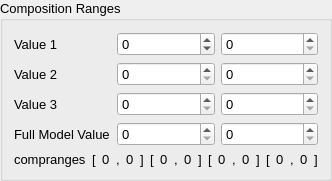
         <widget class="QGroupBox" name="CompRanges">
          <property name="font">
           <font>
            <pointsize>10</pointsize>
           </font>
          </property>
          <property name="title">
           <string>Composition Ranges</string>
          </property>
          <layout class="QVBoxLayout" name="verticalLayout_7">
           <item>
            <layout class="QVBoxLayout" name="verticalLayout_4">
             <item>
              <layout class="QHBoxLayout" name="horizontalLayout_3">
               <item>
                <widget class="QLabel" name="label_80">
                 <property name="text">
                  <string>Value 1</string>
                 </property>
                </widget>
               </item>
               <item>
                <widget class="QSpinBox" name="comp_range">
                 <property name="minimum">
                  <number>-100</number>
                 </property>
                 <property name="maximum">
                  <number>1000</number>
                 </property>
                </widget>
               </item>
               <item>
                <widget class="QSpinBox" name="comp_range_2">
                 <property name="maximum">
                  <number>1000</number>
                 </property>
                </widget>
               </item>
              </layout>
             </item>
             <item>
              <layout class="QHBoxLayout" name="horizontalLayout_5">
               <item>
                <widget class="QLabel" name="label_81">
                 <property name="text">
                  <string>Value 2</string>
                 </property>
                </widget>
               </item>
               <item>
                <widget class="QSpinBox" name="comp_range_3">
                 <property name="maximum">
                  <number>1000</number>
                 </property>
                </widget>
               </item>
               <item>
                <widget class="QSpinBox" name="comp_range_4">
                 <property name="maximum">
                  <number>1000</number>
                 </property>
                </widget>
               </item>
              </layout>
             </item>
             <item>
              <layout class="QHBoxLayout" name="horizontalLayout_7">
               <item>
                <widget class="QLabel" name="label_82">
                 <property name="text">
                  <string>Value 3</string>
                 </property>
                </widget>
               </item>
               <item>
                <widget class="QSpinBox" name="comp_range_5">
                 <property name="maximum">
                  <number>1000</number>
                 </property>
                </widget>
               </item>
               <item>
                <widget class="QSpinBox" name="comp_range_6">
                 <property name="maximum">
                  <number>1000</number>
                 </property>
                </widget>
               </item>
              </layout>
             </item>
             <item>
              <layout class="QHBoxLayout" name="horizontalLayout_10">
               <item>
                <widget class="QLabel" name="label_85">
                 <property name="text">
                  <string>Full Model Value</string>
                 </property>
                </widget>
               </item>
               <item>
                <widget class="QSpinBox" name="comp_range_7">
                 <property name="maximum">
                  <number>1000</number>
                 </property>
                </widget>
               </item>
               <item>
                <widget class="QSpinBox" name="comp_range_8">
                 <property name="maximum">
                  <number>1000</number>
                 </property>
                </widget>
               </item>
              </layout>
             </item>
            </layout>
           </item>
           <item>
            <layout class="QHBoxLayout" name="horizontalLayout_9">
             <item>
              <widget class="QLabel" name="label_40">
               <property name="font">
                <font>
                 <pointsize>10</pointsize>
                </font>
               </property>
               <property name="text">
                <string>compranges</string>
               </property>
              </widget>
             </item>
             <item>
              <layout class="QHBoxLayout" name="horizontalLayout_6">
               <item>
                <widget class="QLabel" name="label_20">
                 <property name="font">
                  <font>
                   <pointsize>10</pointsize>
                  </font>
                 </property>
                 <property name="text">
                  <string>[</string>
                 </property>
                </widget>
               </item>
               <item>
                <widget class="QLabel" name="label_21">
                 <property name="font">
                  <font>
                   <pointsize>10</pointsize>
                  </font>
                 </property>
                 <property name="text">
                  <string>0</string>
                 </property>
                </widget>
               </item>
               <item>
                <widget class="QLabel" name="label_22">
                 <property name="font">
                  <font>
                   <pointsize>10</pointsize>
                  </font>
                 </property>
                 <property name="text">
                  <string>,</string>
                 </property>
                </widget>
               </item>
               <item>
                <widget class="QLabel" name="label_23">
                 <property name="font">
                  <font>
                   <pointsize>10</pointsize>
                  </font>
                 </property>
                 <property name="text">
                  <string>0</string>
                 </property>
                </widget>
               </item>
               <item>
                <widget class="QLabel" name="label_24">
                 <property name="font">
                  <font>
                   <pointsize>10</pointsize>
                  </font>
                 </property>
                 <property name="text">
                  <string>]</string>
                 </property>
                </widget>
               </item>
               <item>
                <widget class="QLabel" name="label_27">
                 <property name="font">
                  <font>
                   <pointsize>10</pointsize>
                  </font>
                 </property>
                 <property name="text">
                  <string>[</string>
                 </property>
                </widget>
               </item>
               <item>
                <widget class="QLabel" name="label_29">
                 <property name="font">
                  <font>
                   <pointsize>10</pointsize>
                  </font>
                 </property>
                 <property name="text">
                  <string>0</string>
                 </property>
                </widget>
               </item>
               <item>
                <widget class="QLabel" name="label_28">
                 <property name="font">
                  <font>
                   <pointsize>10</pointsize>
                  </font>
                 </property>
                 <property name="text">
                  <string>,</string>
                 </property>
                </widget>
               </item>
               <item>
                <widget class="QLabel" name="label_26">
                 <property name="font">
                  <font>
                   <pointsize>10</pointsize>
                  </font>
                 </property>
                 <property name="text">
                  <string>0</string>
                 </property>
                </widget>
               </item>
               <item>
                <widget class="QLabel" name="label_25">
                 <property name="font">
                  <font>
                   <pointsize>10</pointsize>
                  </font>
                 </property>
                 <property name="text">
                  <string>]</string>
                 </property>
                </widget>
               </item>
               <item>
                <widget class="QLabel" name="label_32">
                 <property name="font">
                  <font>
                   <pointsize>10</pointsize>
                  </font>
                 </property>
                 <property name="text">
                  <string>[</string>
                 </property>
                </widget>
               </item>
               <item>
                <widget class="QLabel" name="label_30">
                 <property name="font">
                  <font>
                   <pointsize>10</pointsize>
                  </font>
                 </property>
                 <property name="text">
                  <string>0</string>
                 </property>
                </widget>
               </item>
               <item>
                <widget class="QLabel" name="label_33">
                 <property name="font">
                  <font>
                   <pointsize>10</pointsize>
                  </font>
                 </property>
                 <property name="text">
                  <string>,</string>
                 </property>
                </widget>
               </item>
               <item>
                <widget class="QLabel" name="label_34">
                 <property name="font">
                  <font>
                   <pointsize>10</pointsize>
                  </font>
                 </property>
                 <property name="text">
                  <string>0</string>
                 </property>
                </widget>
               </item>
               <item>
                <widget class="QLabel" name="label_31">
                 <property name="font">
                  <font>
                   <pointsize>10</pointsize>
                  </font>
                 </property>
                 <property name="text">
                  <string>]</string>
                 </property>
                </widget>
               </item>
               <item>
                <widget class="QLabel" name="label_39">
                 <property name="font">
                  <font>
                   <pointsize>10</pointsize>
                  </font>
                 </property>
                 <property name="text">
                  <string>[</string>
                 </property>
                </widget>
               </item>
               <item>
                <widget class="QLabel" name="label_36">
                 <property name="font">
                  <font>
                   <pointsize>10</pointsize>
                  </font>
                 </property>
                 <property name="text">
                  <string>0</string>
                 </property>
                </widget>
               </item>
               <item>
                <widget class="QLabel" name="label_37">
                 <property name="font">
                  <font>
                   <pointsize>10</pointsize>
                  </font>
                 </property>
                 <property name="text">
                  <string>,</string>
                 </property>
                </widget>
               </item>
               <item>
                <widget class="QLabel" name="label_35">
                 <property name="font">
                  <font>
                   <pointsize>10</pointsize>
                  </font>
                 </property>
                 <property name="text">
                  <string>0</string>
                 </property>
                </widget>
               </item>
               <item>
                <widget class="QLabel" name="label_38">
                 <property name="font">
                  <font>
                   <pointsize>10</pointsize>
                  </font>
                 </property>
                 <property name="text">
                  <string>]</string>
                 </property>
                </widget>
               </item>
              </layout>
             </item>
            </layout>
           </item>
          </layout>
         </widget>
